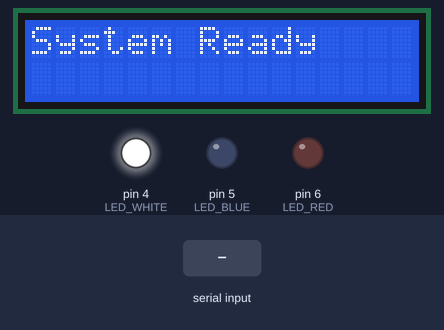
This sketch was run on a simulated Arduino Uno, built with avr-gcc and run on an emulated ATmega328P. Parts: 16×2 character LCD, output pins drawn as LEDs (lit = HIGH). Inputs (shaded band) come from the test bench.

Above: at 1.2 s.
1.3 s: "OK\n" received over Serial
At 1.9 s:
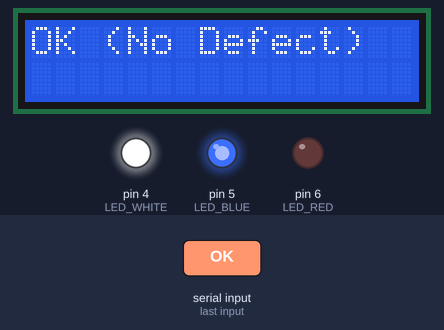
2.8 s: "DEFECT\n" received over Serial
At 3.2 s:
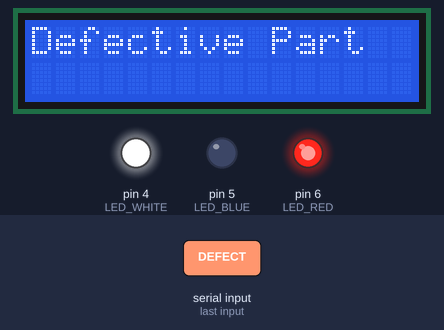
4.3 s: "MANUAL\n" received over Serial
At 5.5 s:
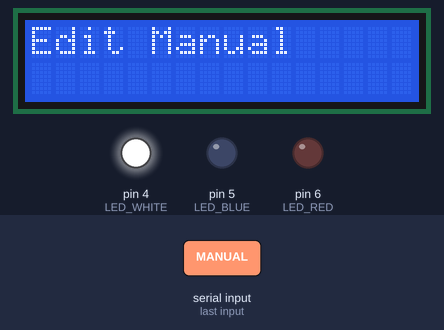
5.8 s: "RESET\n" received over Serial
At 6.6 s:
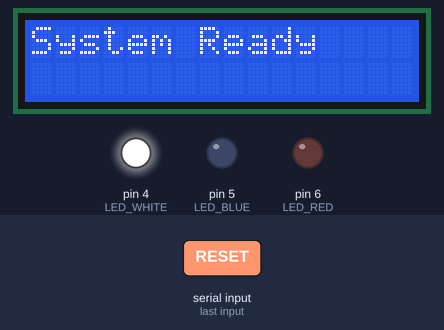
Timing chart, 0 to 8.3 s (numbered marks = the images above; inputs shaded):
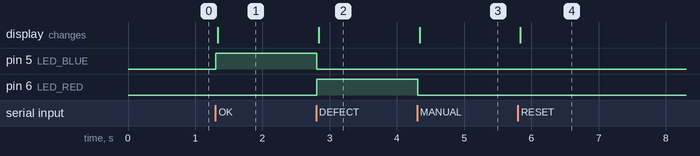

The sketch:

HMI_Controller.ino
```cpp
#include <Wire.h>
#include <LiquidCrystal_I2C.h>

LiquidCrystal_I2C lcd(0x27, 16, 2); // change to 0x3F if LCD stays blank

const int LED_WHITE = 4;
const int LED_BLUE  = 5;
const int LED_RED   = 6;

String inputString  = "";
bool stringComplete = false;

void setup() {
  Serial.begin(9600);
  inputString.reserve(32);

  pinMode(LED_WHITE, OUTPUT);
  pinMode(LED_BLUE,  OUTPUT);
  pinMode(LED_RED,   OUTPUT);

  lcd.init();
  lcd.backlight();

  // Power-on state
  digitalWrite(LED_WHITE, HIGH);
  digitalWrite(LED_BLUE,  LOW);
  digitalWrite(LED_RED,   LOW);

  lcd.setCursor(0, 0);
  lcd.print("System Ready    ");
  lcd.setCursor(0, 1);
  lcd.print("                ");
}

void loop() {
  if (stringComplete) {
    inputString.trim();

    if (inputString == "OK") {
      digitalWrite(LED_BLUE, HIGH);
      digitalWrite(LED_RED,  LOW);
      lcd.setCursor(0, 0);
      lcd.print("OK (No Defect)  ");
      lcd.setCursor(0, 1);
      lcd.print("                ");
    }
    else if (inputString == "DEFECT") {
      digitalWrite(LED_RED,  HIGH);
      digitalWrite(LED_BLUE, LOW);
      lcd.setCursor(0, 0);
      lcd.print("Defective Part  ");
      lcd.setCursor(0, 1);
      lcd.print("                ");
    }
    else if (inputString == "RESET") {
      digitalWrite(LED_BLUE,  LOW);
      digitalWrite(LED_RED,   LOW);
      // white LED stays ON always
      lcd.setCursor(0, 0);
      lcd.print("System Ready    ");
      lcd.setCursor(0, 1);
      lcd.print("                ");
    }
    else if (inputString == "MANUAL") {
      digitalWrite(LED_BLUE, LOW);
      digitalWrite(LED_RED,  LOW);
      lcd.setCursor(0, 0);
      lcd.print("Edit Manual     ");
      lcd.setCursor(0, 1);
      lcd.print("                ");
    }

    inputString    = "";
    stringComplete = false;
  }
}

void serialEvent() {
  while (Serial.available()) {
    char inChar = (char)Serial.read();
    if (inChar == '\n') {
      stringComplete = true;
    } else {
      inputString += inChar;
    }
  }
}
```

Measured:
- after the input at 1.3 s, pin 5 (LED_BLUE): LOW → HIGH at once; the display: changes at once (image 1)
- after the input at 2.8 s, pin 5 (LED_BLUE): HIGH → LOW at once; pin 6 (LED_RED): LOW → HIGH at once; the display: changes at once (image 2)
- after the input at 4.3 s, pin 6 (LED_RED): HIGH → LOW at once; the display: changes at once (image 3)
- after the input at 5.8 s, the display: changes at once (image 4)
